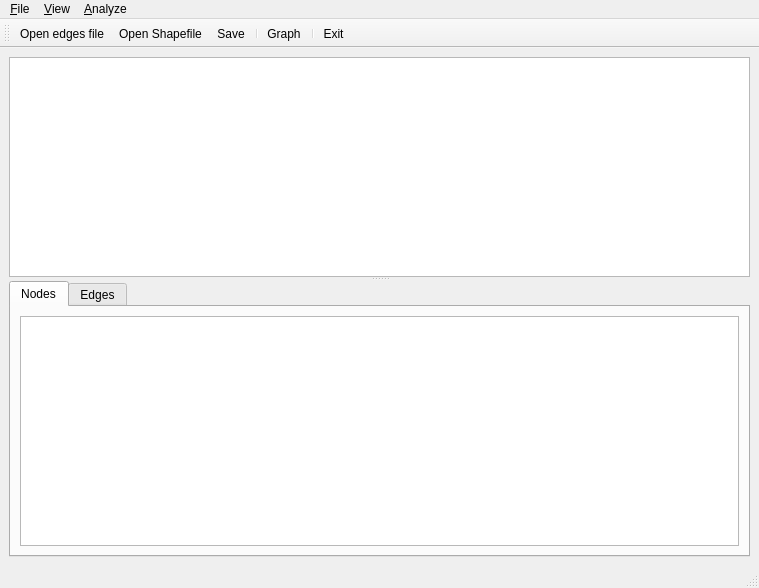
<?xml version="1.0" encoding="UTF-8"?>
<ui version="4.0">
 <class>MainWindow</class>
 <widget class="QMainWindow" name="MainWindow">
  <property name="geometry">
   <rect>
    <x>0</x>
    <y>0</y>
    <width>759</width>
    <height>588</height>
   </rect>
  </property>
  <property name="windowTitle">
   <string>Network Editor</string>
  </property>
  <property name="windowIcon">
   <iconset resource="epigrass.qrc">
    <normaloff>:/egicon.png</normaloff>:/egicon.png</iconset>
  </property>
  <property name="locale">
   <locale language="English" country="UnitedStates"/>
  </property>
  <widget class="QWidget" name="centralWidget">
   <layout class="QVBoxLayout" name="verticalLayout">
    <item>
     <widget class="QSplitter" name="splitter">
      <property name="orientation">
       <enum>Qt::Vertical</enum>
      </property>
      <widget class="QGraphicsView" name="graphicsView">
       <property name="statusTip">
        <string>Map visualization window</string>
       </property>
       <property name="locale">
        <locale language="English" country="UnitedStates"/>
       </property>
       <property name="renderHints">
        <set>QPainter::Antialiasing|QPainter::TextAntialiasing</set>
       </property>
       <property name="cacheMode">
        <set>QGraphicsView::CacheBackground</set>
       </property>
       <property name="transformationAnchor">
        <enum>QGraphicsView::AnchorUnderMouse</enum>
       </property>
       <property name="viewportUpdateMode">
        <enum>QGraphicsView::BoundingRectViewportUpdate</enum>
       </property>
      </widget>
      <widget class="QTabWidget" name="dataPanel">
       <property name="currentIndex">
        <number>0</number>
       </property>
       <widget class="QWidget" name="Nodes">
        <property name="toolTip">
         <string>Node set</string>
        </property>
        <property name="locale">
         <locale language="English" country="UnitedStates"/>
        </property>
        <attribute name="title">
         <string>Nodes</string>
        </attribute>
        <layout class="QVBoxLayout" name="verticalLayout_2">
         <item>
          <widget class="QTableWidget" name="nodeTable">
           <property name="statusTip">
            <string>Node list.</string>
           </property>
           <property name="alternatingRowColors">
            <bool>true</bool>
           </property>
           <property name="sortingEnabled">
            <bool>false</bool>
           </property>
          </widget>
         </item>
        </layout>
       </widget>
       <widget class="QWidget" name="Edges">
        <attribute name="title">
         <string>Edges</string>
        </attribute>
        <layout class="QVBoxLayout" name="verticalLayout_3">
         <item>
          <widget class="QTableWidget" name="edgeTable">
           <property name="statusTip">
            <string comment="Right-click for context menu">List of edges</string>
           </property>
           <property name="alternatingRowColors">
            <bool>true</bool>
           </property>
           <property name="sortingEnabled">
            <bool>false</bool>
           </property>
          </widget>
         </item>
        </layout>
       </widget>
      </widget>
     </widget>
    </item>
   </layout>
  </widget>
  <widget class="QMenuBar" name="menuBar">
   <property name="geometry">
    <rect>
     <x>0</x>
     <y>0</y>
     <width>759</width>
     <height>24</height>
    </rect>
   </property>
   <widget class="QMenu" name="menuFile">
    <property name="locale">
     <locale language="English" country="UnitedStates"/>
    </property>
    <property name="title">
     <string>&amp;File</string>
    </property>
    <widget class="QMenu" name="menu_Export">
     <property name="title">
      <string>&amp;Export</string>
     </property>
     <addaction name="actionDot"/>
     <addaction name="actionGML"/>
     <addaction name="actionPajek"/>
     <addaction name="actionYAML"/>
    </widget>
    <addaction name="actionOpen_edges_file"/>
    <addaction name="actionOpen_Shapefile"/>
    <addaction name="action_Close"/>
    <addaction name="separator"/>
    <addaction name="action_Save"/>
    <addaction name="actionSave_as"/>
    <addaction name="menu_Export"/>
    <addaction name="separator"/>
    <addaction name="actionE_xit"/>
   </widget>
   <widget class="QMenu" name="menu_View">
    <property name="locale">
     <locale language="English" country="UnitedStates"/>
    </property>
    <property name="title">
     <string>&amp;View</string>
    </property>
    <addaction name="action_Graph"/>
   </widget>
   <widget class="QMenu" name="menuAnalyze">
    <property name="title">
     <string>&amp;Analyze</string>
    </property>
    <widget class="QMenu" name="menu_Debug">
     <property name="title">
      <string>&amp;Debug</string>
     </property>
     <addaction name="actionCheck_Graph"/>
    </widget>
    <addaction name="menu_Debug"/>
    <addaction name="separator"/>
    <addaction name="actionStats"/>
   </widget>
   <addaction name="menuFile"/>
   <addaction name="menu_View"/>
   <addaction name="menuAnalyze"/>
  </widget>
  <widget class="QStatusBar" name="statusBar"/>
  <widget class="QToolBar" name="toolBar">
   <property name="windowTitle">
    <string>toolBar</string>
   </property>
   <attribute name="toolBarArea">
    <enum>TopToolBarArea</enum>
   </attribute>
   <attribute name="toolBarBreak">
    <bool>false</bool>
   </attribute>
   <addaction name="actionOpen_edges_file"/>
   <addaction name="actionOpen_Shapefile"/>
   <addaction name="action_Save"/>
   <addaction name="separator"/>
   <addaction name="action_Graph"/>
   <addaction name="separator"/>
   <addaction name="actionE_xit"/>
  </widget>
  <action name="actionOpen_edges_file">
   <property name="icon">
    <iconset>
     <normalon>:/neteditor/openedges.png</normalon>
    </iconset>
   </property>
   <property name="text">
    <string>Open &amp;edges file</string>
   </property>
  </action>
  <action name="actionOpen_Shapefile">
   <property name="icon">
    <iconset>
     <normalon>:/neteditor/openshape.png</normalon>
    </iconset>
   </property>
   <property name="text">
    <string>Open &amp;Shapefile</string>
   </property>
  </action>
  <action name="action_Save">
   <property name="icon">
    <iconset>
     <normalon>:/neteditor/document-save.png</normalon>
    </iconset>
   </property>
   <property name="text">
    <string>&amp;Save</string>
   </property>
  </action>
  <action name="actionSave_as">
   <property name="icon">
    <iconset>
     <normalon>:/neteditor/document-save-as.png</normalon>
    </iconset>
   </property>
   <property name="text">
    <string>Save &amp;as</string>
   </property>
  </action>
  <action name="action_Graph">
   <property name="icon">
    <iconset>
     <normalon>:/neteditor/graph.png</normalon>
    </iconset>
   </property>
   <property name="text">
    <string>&amp;Graph</string>
   </property>
  </action>
  <action name="actionE_xit">
   <property name="icon">
    <iconset>
     <normalon>:/neteditor/application-exit.png</normalon>
    </iconset>
   </property>
   <property name="text">
    <string>E&amp;xit</string>
   </property>
  </action>
  <action name="actionStats">
   <property name="text">
    <string>Stats</string>
   </property>
  </action>
  <action name="action_Close">
   <property name="text">
    <string>&amp;Close</string>
   </property>
  </action>
  <action name="actionCheck_Graph">
   <property name="text">
    <string>Check Graph</string>
   </property>
  </action>
  <action name="actionDot">
   <property name="text">
    <string>Dot</string>
   </property>
  </action>
  <action name="actionGML">
   <property name="text">
    <string>GML</string>
   </property>
  </action>
  <action name="actionPajek">
   <property name="text">
    <string>Pajek</string>
   </property>
  </action>
  <action name="actionYAML">
   <property name="text">
    <string>YAML</string>
   </property>
  </action>
 </widget>
 <resources>
  <include location="epigrass.qrc"/>
 </resources>
 <connections/>
</ui>
